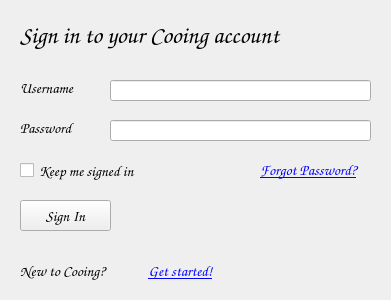
<?xml version="1.0" encoding="UTF-8"?>
<ui version="4.0">
 <class>SignIn</class>
 <widget class="QWidget" name="SignIn">
  <property name="geometry">
   <rect>
    <x>0</x>
    <y>0</y>
    <width>391</width>
    <height>300</height>
   </rect>
  </property>
  <property name="windowTitle">
   <string>Cooing</string>
  </property>
  <widget class="QPushButton" name="signinBtn">
   <property name="geometry">
    <rect>
     <x>20</x>
     <y>200</y>
     <width>91</width>
     <height>31</height>
    </rect>
   </property>
   <property name="font">
    <font>
     <family>Comic Sans MS</family>
     <pointsize>11</pointsize>
     <weight>75</weight>
     <bold>true</bold>
    </font>
   </property>
   <property name="text">
    <string>Sign In</string>
   </property>
  </widget>
  <widget class="QLabel" name="label">
   <property name="geometry">
    <rect>
     <x>20</x>
     <y>0</y>
     <width>371</width>
     <height>71</height>
    </rect>
   </property>
   <property name="font">
    <font>
     <family>Comic Sans MS</family>
     <pointsize>18</pointsize>
     <weight>75</weight>
     <bold>true</bold>
    </font>
   </property>
   <property name="text">
    <string>Sign in to your Cooing account</string>
   </property>
  </widget>
  <widget class="QLabel" name="label_2">
   <property name="geometry">
    <rect>
     <x>20</x>
     <y>80</y>
     <width>71</width>
     <height>16</height>
    </rect>
   </property>
   <property name="font">
    <font>
     <family>Comic Sans MS</family>
     <pointsize>11</pointsize>
     <weight>75</weight>
     <bold>true</bold>
    </font>
   </property>
   <property name="text">
    <string>Username</string>
   </property>
  </widget>
  <widget class="QLabel" name="label_3">
   <property name="geometry">
    <rect>
     <x>20</x>
     <y>120</y>
     <width>71</width>
     <height>16</height>
    </rect>
   </property>
   <property name="font">
    <font>
     <family>Comic Sans MS</family>
     <pointsize>11</pointsize>
     <weight>75</weight>
     <bold>true</bold>
    </font>
   </property>
   <property name="text">
    <string>Password</string>
   </property>
  </widget>
  <widget class="QLineEdit" name="username">
   <property name="geometry">
    <rect>
     <x>110</x>
     <y>80</y>
     <width>261</width>
     <height>21</height>
    </rect>
   </property>
   <property name="font">
    <font>
     <family>Century Gothic</family>
     <pointsize>10</pointsize>
     <weight>50</weight>
     <bold>false</bold>
    </font>
   </property>
   <property name="text">
    <string/>
   </property>
  </widget>
  <widget class="QLineEdit" name="password">
   <property name="geometry">
    <rect>
     <x>110</x>
     <y>120</y>
     <width>261</width>
     <height>21</height>
    </rect>
   </property>
   <property name="font">
    <font>
     <family>Century Gothic</family>
     <pointsize>10</pointsize>
     <weight>50</weight>
     <bold>false</bold>
     <stylestrategy>PreferDefault</stylestrategy>
    </font>
   </property>
   <property name="text">
    <string/>
   </property>
   <property name="echoMode">
    <enum>QLineEdit::Password</enum>
   </property>
  </widget>
  <widget class="QCheckBox" name="keepSignedIn">
   <property name="geometry">
    <rect>
     <x>20</x>
     <y>160</y>
     <width>161</width>
     <height>21</height>
    </rect>
   </property>
   <property name="font">
    <font>
     <family>Comic Sans MS</family>
     <pointsize>11</pointsize>
     <weight>75</weight>
     <bold>true</bold>
    </font>
   </property>
   <property name="text">
    <string>Keep me signed in</string>
   </property>
  </widget>
  <widget class="QLabel" name="label_4">
   <property name="geometry">
    <rect>
     <x>20</x>
     <y>260</y>
     <width>121</width>
     <height>21</height>
    </rect>
   </property>
   <property name="font">
    <font>
     <family>Comic Sans MS</family>
     <pointsize>11</pointsize>
     <weight>75</weight>
     <bold>true</bold>
    </font>
   </property>
   <property name="text">
    <string>New to Cooing?</string>
   </property>
  </widget>
  <widget class="QPushButton" name="registerBtn">
   <property name="geometry">
    <rect>
     <x>130</x>
     <y>258</y>
     <width>101</width>
     <height>25</height>
    </rect>
   </property>
   <property name="palette">
    <palette>
     <active>
      <colorrole role="WindowText">
       <brush brushstyle="SolidPattern">
        <color alpha="255">
         <red>0</red>
         <green>0</green>
         <blue>0</blue>
        </color>
       </brush>
      </colorrole>
      <colorrole role="Button">
       <brush brushstyle="SolidPattern">
        <color alpha="255">
         <red>0</red>
         <green>0</green>
         <blue>255</blue>
        </color>
       </brush>
      </colorrole>
      <colorrole role="Light">
       <brush brushstyle="SolidPattern">
        <color alpha="255">
         <red>127</red>
         <green>127</green>
         <blue>255</blue>
        </color>
       </brush>
      </colorrole>
      <colorrole role="Midlight">
       <brush brushstyle="SolidPattern">
        <color alpha="255">
         <red>63</red>
         <green>63</green>
         <blue>255</blue>
        </color>
       </brush>
      </colorrole>
      <colorrole role="Dark">
       <brush brushstyle="SolidPattern">
        <color alpha="255">
         <red>0</red>
         <green>0</green>
         <blue>127</blue>
        </color>
       </brush>
      </colorrole>
      <colorrole role="Mid">
       <brush brushstyle="SolidPattern">
        <color alpha="255">
         <red>0</red>
         <green>0</green>
         <blue>170</blue>
        </color>
       </brush>
      </colorrole>
      <colorrole role="Text">
       <brush brushstyle="SolidPattern">
        <color alpha="255">
         <red>0</red>
         <green>0</green>
         <blue>0</blue>
        </color>
       </brush>
      </colorrole>
      <colorrole role="BrightText">
       <brush brushstyle="SolidPattern">
        <color alpha="255">
         <red>255</red>
         <green>255</green>
         <blue>255</blue>
        </color>
       </brush>
      </colorrole>
      <colorrole role="ButtonText">
       <brush brushstyle="SolidPattern">
        <color alpha="255">
         <red>0</red>
         <green>0</green>
         <blue>255</blue>
        </color>
       </brush>
      </colorrole>
      <colorrole role="Base">
       <brush brushstyle="SolidPattern">
        <color alpha="255">
         <red>255</red>
         <green>255</green>
         <blue>255</blue>
        </color>
       </brush>
      </colorrole>
      <colorrole role="Window">
       <brush brushstyle="SolidPattern">
        <color alpha="255">
         <red>0</red>
         <green>0</green>
         <blue>255</blue>
        </color>
       </brush>
      </colorrole>
      <colorrole role="Shadow">
       <brush brushstyle="SolidPattern">
        <color alpha="255">
         <red>0</red>
         <green>0</green>
         <blue>0</blue>
        </color>
       </brush>
      </colorrole>
      <colorrole role="AlternateBase">
       <brush brushstyle="SolidPattern">
        <color alpha="255">
         <red>127</red>
         <green>127</green>
         <blue>255</blue>
        </color>
       </brush>
      </colorrole>
      <colorrole role="ToolTipBase">
       <brush brushstyle="SolidPattern">
        <color alpha="255">
         <red>255</red>
         <green>255</green>
         <blue>220</blue>
        </color>
       </brush>
      </colorrole>
      <colorrole role="ToolTipText">
       <brush brushstyle="SolidPattern">
        <color alpha="255">
         <red>0</red>
         <green>0</green>
         <blue>0</blue>
        </color>
       </brush>
      </colorrole>
     </active>
     <inactive>
      <colorrole role="WindowText">
       <brush brushstyle="SolidPattern">
        <color alpha="255">
         <red>0</red>
         <green>0</green>
         <blue>0</blue>
        </color>
       </brush>
      </colorrole>
      <colorrole role="Button">
       <brush brushstyle="SolidPattern">
        <color alpha="255">
         <red>0</red>
         <green>0</green>
         <blue>255</blue>
        </color>
       </brush>
      </colorrole>
      <colorrole role="Light">
       <brush brushstyle="SolidPattern">
        <color alpha="255">
         <red>127</red>
         <green>127</green>
         <blue>255</blue>
        </color>
       </brush>
      </colorrole>
      <colorrole role="Midlight">
       <brush brushstyle="SolidPattern">
        <color alpha="255">
         <red>63</red>
         <green>63</green>
         <blue>255</blue>
        </color>
       </brush>
      </colorrole>
      <colorrole role="Dark">
       <brush brushstyle="SolidPattern">
        <color alpha="255">
         <red>0</red>
         <green>0</green>
         <blue>127</blue>
        </color>
       </brush>
      </colorrole>
      <colorrole role="Mid">
       <brush brushstyle="SolidPattern">
        <color alpha="255">
         <red>0</red>
         <green>0</green>
         <blue>170</blue>
        </color>
       </brush>
      </colorrole>
      <colorrole role="Text">
       <brush brushstyle="SolidPattern">
        <color alpha="255">
         <red>0</red>
         <green>0</green>
         <blue>0</blue>
        </color>
       </brush>
      </colorrole>
      <colorrole role="BrightText">
       <brush brushstyle="SolidPattern">
        <color alpha="255">
         <red>255</red>
         <green>255</green>
         <blue>255</blue>
        </color>
       </brush>
      </colorrole>
      <colorrole role="ButtonText">
       <brush brushstyle="SolidPattern">
        <color alpha="255">
         <red>0</red>
         <green>0</green>
         <blue>255</blue>
        </color>
       </brush>
      </colorrole>
      <colorrole role="Base">
       <brush brushstyle="SolidPattern">
        <color alpha="255">
         <red>255</red>
         <green>255</green>
         <blue>255</blue>
        </color>
       </brush>
      </colorrole>
      <colorrole role="Window">
       <brush brushstyle="SolidPattern">
        <color alpha="255">
         <red>0</red>
         <green>0</green>
         <blue>255</blue>
        </color>
       </brush>
      </colorrole>
      <colorrole role="Shadow">
       <brush brushstyle="SolidPattern">
        <color alpha="255">
         <red>0</red>
         <green>0</green>
         <blue>0</blue>
        </color>
       </brush>
      </colorrole>
      <colorrole role="AlternateBase">
       <brush brushstyle="SolidPattern">
        <color alpha="255">
         <red>127</red>
         <green>127</green>
         <blue>255</blue>
        </color>
       </brush>
      </colorrole>
      <colorrole role="ToolTipBase">
       <brush brushstyle="SolidPattern">
        <color alpha="255">
         <red>255</red>
         <green>255</green>
         <blue>220</blue>
        </color>
       </brush>
      </colorrole>
      <colorrole role="ToolTipText">
       <brush brushstyle="SolidPattern">
        <color alpha="255">
         <red>0</red>
         <green>0</green>
         <blue>0</blue>
        </color>
       </brush>
      </colorrole>
     </inactive>
     <disabled>
      <colorrole role="WindowText">
       <brush brushstyle="SolidPattern">
        <color alpha="255">
         <red>0</red>
         <green>0</green>
         <blue>127</blue>
        </color>
       </brush>
      </colorrole>
      <colorrole role="Button">
       <brush brushstyle="SolidPattern">
        <color alpha="255">
         <red>0</red>
         <green>0</green>
         <blue>255</blue>
        </color>
       </brush>
      </colorrole>
      <colorrole role="Light">
       <brush brushstyle="SolidPattern">
        <color alpha="255">
         <red>127</red>
         <green>127</green>
         <blue>255</blue>
        </color>
       </brush>
      </colorrole>
      <colorrole role="Midlight">
       <brush brushstyle="SolidPattern">
        <color alpha="255">
         <red>63</red>
         <green>63</green>
         <blue>255</blue>
        </color>
       </brush>
      </colorrole>
      <colorrole role="Dark">
       <brush brushstyle="SolidPattern">
        <color alpha="255">
         <red>0</red>
         <green>0</green>
         <blue>127</blue>
        </color>
       </brush>
      </colorrole>
      <colorrole role="Mid">
       <brush brushstyle="SolidPattern">
        <color alpha="255">
         <red>0</red>
         <green>0</green>
         <blue>170</blue>
        </color>
       </brush>
      </colorrole>
      <colorrole role="Text">
       <brush brushstyle="SolidPattern">
        <color alpha="255">
         <red>0</red>
         <green>0</green>
         <blue>127</blue>
        </color>
       </brush>
      </colorrole>
      <colorrole role="BrightText">
       <brush brushstyle="SolidPattern">
        <color alpha="255">
         <red>255</red>
         <green>255</green>
         <blue>255</blue>
        </color>
       </brush>
      </colorrole>
      <colorrole role="ButtonText">
       <brush brushstyle="SolidPattern">
        <color alpha="255">
         <red>0</red>
         <green>0</green>
         <blue>127</blue>
        </color>
       </brush>
      </colorrole>
      <colorrole role="Base">
       <brush brushstyle="SolidPattern">
        <color alpha="255">
         <red>0</red>
         <green>0</green>
         <blue>255</blue>
        </color>
       </brush>
      </colorrole>
      <colorrole role="Window">
       <brush brushstyle="SolidPattern">
        <color alpha="255">
         <red>0</red>
         <green>0</green>
         <blue>255</blue>
        </color>
       </brush>
      </colorrole>
      <colorrole role="Shadow">
       <brush brushstyle="SolidPattern">
        <color alpha="255">
         <red>0</red>
         <green>0</green>
         <blue>0</blue>
        </color>
       </brush>
      </colorrole>
      <colorrole role="AlternateBase">
       <brush brushstyle="SolidPattern">
        <color alpha="255">
         <red>0</red>
         <green>0</green>
         <blue>255</blue>
        </color>
       </brush>
      </colorrole>
      <colorrole role="ToolTipBase">
       <brush brushstyle="SolidPattern">
        <color alpha="255">
         <red>255</red>
         <green>255</green>
         <blue>220</blue>
        </color>
       </brush>
      </colorrole>
      <colorrole role="ToolTipText">
       <brush brushstyle="SolidPattern">
        <color alpha="255">
         <red>0</red>
         <green>0</green>
         <blue>0</blue>
        </color>
       </brush>
      </colorrole>
     </disabled>
    </palette>
   </property>
   <property name="font">
    <font>
     <family>Comic Sans MS</family>
     <pointsize>11</pointsize>
     <weight>75</weight>
     <bold>true</bold>
     <underline>true</underline>
    </font>
   </property>
   <property name="cursor">
    <cursorShape>PointingHandCursor</cursorShape>
   </property>
   <property name="text">
    <string>Get started!</string>
   </property>
   <property name="flat">
    <bool>true</bool>
   </property>
  </widget>
  <widget class="QPushButton" name="forgotPasswordBtn">
   <property name="geometry">
    <rect>
     <x>238</x>
     <y>155</y>
     <width>141</width>
     <height>30</height>
    </rect>
   </property>
   <property name="palette">
    <palette>
     <active>
      <colorrole role="WindowText">
       <brush brushstyle="SolidPattern">
        <color alpha="255">
         <red>0</red>
         <green>0</green>
         <blue>0</blue>
        </color>
       </brush>
      </colorrole>
      <colorrole role="Button">
       <brush brushstyle="SolidPattern">
        <color alpha="255">
         <red>0</red>
         <green>0</green>
         <blue>255</blue>
        </color>
       </brush>
      </colorrole>
      <colorrole role="Light">
       <brush brushstyle="SolidPattern">
        <color alpha="255">
         <red>127</red>
         <green>127</green>
         <blue>255</blue>
        </color>
       </brush>
      </colorrole>
      <colorrole role="Midlight">
       <brush brushstyle="SolidPattern">
        <color alpha="255">
         <red>63</red>
         <green>63</green>
         <blue>255</blue>
        </color>
       </brush>
      </colorrole>
      <colorrole role="Dark">
       <brush brushstyle="SolidPattern">
        <color alpha="255">
         <red>0</red>
         <green>0</green>
         <blue>127</blue>
        </color>
       </brush>
      </colorrole>
      <colorrole role="Mid">
       <brush brushstyle="SolidPattern">
        <color alpha="255">
         <red>0</red>
         <green>0</green>
         <blue>170</blue>
        </color>
       </brush>
      </colorrole>
      <colorrole role="Text">
       <brush brushstyle="SolidPattern">
        <color alpha="255">
         <red>0</red>
         <green>0</green>
         <blue>0</blue>
        </color>
       </brush>
      </colorrole>
      <colorrole role="BrightText">
       <brush brushstyle="SolidPattern">
        <color alpha="255">
         <red>255</red>
         <green>255</green>
         <blue>255</blue>
        </color>
       </brush>
      </colorrole>
      <colorrole role="ButtonText">
       <brush brushstyle="SolidPattern">
        <color alpha="255">
         <red>0</red>
         <green>0</green>
         <blue>255</blue>
        </color>
       </brush>
      </colorrole>
      <colorrole role="Base">
       <brush brushstyle="SolidPattern">
        <color alpha="255">
         <red>255</red>
         <green>255</green>
         <blue>255</blue>
        </color>
       </brush>
      </colorrole>
      <colorrole role="Window">
       <brush brushstyle="SolidPattern">
        <color alpha="255">
         <red>0</red>
         <green>0</green>
         <blue>255</blue>
        </color>
       </brush>
      </colorrole>
      <colorrole role="Shadow">
       <brush brushstyle="SolidPattern">
        <color alpha="255">
         <red>0</red>
         <green>0</green>
         <blue>0</blue>
        </color>
       </brush>
      </colorrole>
      <colorrole role="AlternateBase">
       <brush brushstyle="SolidPattern">
        <color alpha="255">
         <red>127</red>
         <green>127</green>
         <blue>255</blue>
        </color>
       </brush>
      </colorrole>
      <colorrole role="ToolTipBase">
       <brush brushstyle="SolidPattern">
        <color alpha="255">
         <red>255</red>
         <green>255</green>
         <blue>220</blue>
        </color>
       </brush>
      </colorrole>
      <colorrole role="ToolTipText">
       <brush brushstyle="SolidPattern">
        <color alpha="255">
         <red>0</red>
         <green>0</green>
         <blue>0</blue>
        </color>
       </brush>
      </colorrole>
     </active>
     <inactive>
      <colorrole role="WindowText">
       <brush brushstyle="SolidPattern">
        <color alpha="255">
         <red>0</red>
         <green>0</green>
         <blue>0</blue>
        </color>
       </brush>
      </colorrole>
      <colorrole role="Button">
       <brush brushstyle="SolidPattern">
        <color alpha="255">
         <red>0</red>
         <green>0</green>
         <blue>255</blue>
        </color>
       </brush>
      </colorrole>
      <colorrole role="Light">
       <brush brushstyle="SolidPattern">
        <color alpha="255">
         <red>127</red>
         <green>127</green>
         <blue>255</blue>
        </color>
       </brush>
      </colorrole>
      <colorrole role="Midlight">
       <brush brushstyle="SolidPattern">
        <color alpha="255">
         <red>63</red>
         <green>63</green>
         <blue>255</blue>
        </color>
       </brush>
      </colorrole>
      <colorrole role="Dark">
       <brush brushstyle="SolidPattern">
        <color alpha="255">
         <red>0</red>
         <green>0</green>
         <blue>127</blue>
        </color>
       </brush>
      </colorrole>
      <colorrole role="Mid">
       <brush brushstyle="SolidPattern">
        <color alpha="255">
         <red>0</red>
         <green>0</green>
         <blue>170</blue>
        </color>
       </brush>
      </colorrole>
      <colorrole role="Text">
       <brush brushstyle="SolidPattern">
        <color alpha="255">
         <red>0</red>
         <green>0</green>
         <blue>0</blue>
        </color>
       </brush>
      </colorrole>
      <colorrole role="BrightText">
       <brush brushstyle="SolidPattern">
        <color alpha="255">
         <red>255</red>
         <green>255</green>
         <blue>255</blue>
        </color>
       </brush>
      </colorrole>
      <colorrole role="ButtonText">
       <brush brushstyle="SolidPattern">
        <color alpha="255">
         <red>0</red>
         <green>0</green>
         <blue>255</blue>
        </color>
       </brush>
      </colorrole>
      <colorrole role="Base">
       <brush brushstyle="SolidPattern">
        <color alpha="255">
         <red>255</red>
         <green>255</green>
         <blue>255</blue>
        </color>
       </brush>
      </colorrole>
      <colorrole role="Window">
       <brush brushstyle="SolidPattern">
        <color alpha="255">
         <red>0</red>
         <green>0</green>
         <blue>255</blue>
        </color>
       </brush>
      </colorrole>
      <colorrole role="Shadow">
       <brush brushstyle="SolidPattern">
        <color alpha="255">
         <red>0</red>
         <green>0</green>
         <blue>0</blue>
        </color>
       </brush>
      </colorrole>
      <colorrole role="AlternateBase">
       <brush brushstyle="SolidPattern">
        <color alpha="255">
         <red>127</red>
         <green>127</green>
         <blue>255</blue>
        </color>
       </brush>
      </colorrole>
      <colorrole role="ToolTipBase">
       <brush brushstyle="SolidPattern">
        <color alpha="255">
         <red>255</red>
         <green>255</green>
         <blue>220</blue>
        </color>
       </brush>
      </colorrole>
      <colorrole role="ToolTipText">
       <brush brushstyle="SolidPattern">
        <color alpha="255">
         <red>0</red>
         <green>0</green>
         <blue>0</blue>
        </color>
       </brush>
      </colorrole>
     </inactive>
     <disabled>
      <colorrole role="WindowText">
       <brush brushstyle="SolidPattern">
        <color alpha="255">
         <red>0</red>
         <green>0</green>
         <blue>127</blue>
        </color>
       </brush>
      </colorrole>
      <colorrole role="Button">
       <brush brushstyle="SolidPattern">
        <color alpha="255">
         <red>0</red>
         <green>0</green>
         <blue>255</blue>
        </color>
       </brush>
      </colorrole>
      <colorrole role="Light">
       <brush brushstyle="SolidPattern">
        <color alpha="255">
         <red>127</red>
         <green>127</green>
         <blue>255</blue>
        </color>
       </brush>
      </colorrole>
      <colorrole role="Midlight">
       <brush brushstyle="SolidPattern">
        <color alpha="255">
         <red>63</red>
         <green>63</green>
         <blue>255</blue>
        </color>
       </brush>
      </colorrole>
      <colorrole role="Dark">
       <brush brushstyle="SolidPattern">
        <color alpha="255">
         <red>0</red>
         <green>0</green>
         <blue>127</blue>
        </color>
       </brush>
      </colorrole>
      <colorrole role="Mid">
       <brush brushstyle="SolidPattern">
        <color alpha="255">
         <red>0</red>
         <green>0</green>
         <blue>170</blue>
        </color>
       </brush>
      </colorrole>
      <colorrole role="Text">
       <brush brushstyle="SolidPattern">
        <color alpha="255">
         <red>0</red>
         <green>0</green>
         <blue>127</blue>
        </color>
       </brush>
      </colorrole>
      <colorrole role="BrightText">
       <brush brushstyle="SolidPattern">
        <color alpha="255">
         <red>255</red>
         <green>255</green>
         <blue>255</blue>
        </color>
       </brush>
      </colorrole>
      <colorrole role="ButtonText">
       <brush brushstyle="SolidPattern">
        <color alpha="255">
         <red>0</red>
         <green>0</green>
         <blue>127</blue>
        </color>
       </brush>
      </colorrole>
      <colorrole role="Base">
       <brush brushstyle="SolidPattern">
        <color alpha="255">
         <red>0</red>
         <green>0</green>
         <blue>255</blue>
        </color>
       </brush>
      </colorrole>
      <colorrole role="Window">
       <brush brushstyle="SolidPattern">
        <color alpha="255">
         <red>0</red>
         <green>0</green>
         <blue>255</blue>
        </color>
       </brush>
      </colorrole>
      <colorrole role="Shadow">
       <brush brushstyle="SolidPattern">
        <color alpha="255">
         <red>0</red>
         <green>0</green>
         <blue>0</blue>
        </color>
       </brush>
      </colorrole>
      <colorrole role="AlternateBase">
       <brush brushstyle="SolidPattern">
        <color alpha="255">
         <red>0</red>
         <green>0</green>
         <blue>255</blue>
        </color>
       </brush>
      </colorrole>
      <colorrole role="ToolTipBase">
       <brush brushstyle="SolidPattern">
        <color alpha="255">
         <red>255</red>
         <green>255</green>
         <blue>220</blue>
        </color>
       </brush>
      </colorrole>
      <colorrole role="ToolTipText">
       <brush brushstyle="SolidPattern">
        <color alpha="255">
         <red>0</red>
         <green>0</green>
         <blue>0</blue>
        </color>
       </brush>
      </colorrole>
     </disabled>
    </palette>
   </property>
   <property name="font">
    <font>
     <family>Comic Sans MS</family>
     <pointsize>11</pointsize>
     <weight>75</weight>
     <bold>true</bold>
     <underline>true</underline>
    </font>
   </property>
   <property name="cursor">
    <cursorShape>PointingHandCursor</cursorShape>
   </property>
   <property name="text">
    <string>Forgot Password?</string>
   </property>
   <property name="flat">
    <bool>true</bool>
   </property>
  </widget>
 </widget>
 <resources/>
 <connections/>
</ui>
